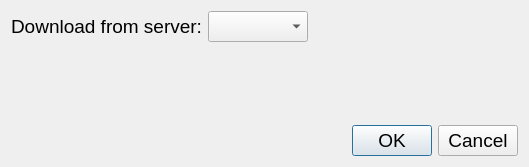
<?xml version="1.0" encoding="UTF-8"?>
<ui version="4.0">
 <class>PrvGuiDownloadDialog</class>
 <widget class="QDialog" name="PrvGuiDownloadDialog">
  <property name="geometry">
   <rect>
    <x>0</x>
    <y>0</y>
    <width>529</width>
    <height>167</height>
   </rect>
  </property>
  <property name="font">
   <font>
    <pointsize>14</pointsize>
   </font>
  </property>
  <property name="windowTitle">
   <string>Download</string>
  </property>
  <layout class="QVBoxLayout" name="verticalLayout">
   <item>
    <layout class="QHBoxLayout" name="horizontalLayout">
     <item>
      <widget class="QLabel" name="label">
       <property name="text">
        <string>Download from server:</string>
       </property>
      </widget>
     </item>
     <item>
      <widget class="QComboBox" name="servers"/>
     </item>
     <item>
      <spacer name="horizontalSpacer">
       <property name="orientation">
        <enum>Qt::Horizontal</enum>
       </property>
       <property name="sizeHint" stdset="0">
        <size>
         <width>40</width>
         <height>20</height>
        </size>
       </property>
      </spacer>
     </item>
    </layout>
   </item>
   <item>
    <spacer name="verticalSpacer">
     <property name="orientation">
      <enum>Qt::Vertical</enum>
     </property>
     <property name="sizeHint" stdset="0">
      <size>
       <width>20</width>
       <height>40</height>
      </size>
     </property>
    </spacer>
   </item>
   <item>
    <widget class="QDialogButtonBox" name="buttonBox">
     <property name="orientation">
      <enum>Qt::Horizontal</enum>
     </property>
     <property name="standardButtons">
      <set>QDialogButtonBox::Cancel|QDialogButtonBox::Ok</set>
     </property>
    </widget>
   </item>
  </layout>
 </widget>
 <resources/>
 <connections>
  <connection>
   <sender>buttonBox</sender>
   <signal>accepted()</signal>
   <receiver>PrvGuiDownloadDialog</receiver>
   <slot>accept()</slot>
   <hints>
    <hint type="sourcelabel">
     <x>248</x>
     <y>254</y>
    </hint>
    <hint type="destinationlabel">
     <x>157</x>
     <y>274</y>
    </hint>
   </hints>
  </connection>
  <connection>
   <sender>buttonBox</sender>
   <signal>rejected()</signal>
   <receiver>PrvGuiDownloadDialog</receiver>
   <slot>reject()</slot>
   <hints>
    <hint type="sourcelabel">
     <x>316</x>
     <y>260</y>
    </hint>
    <hint type="destinationlabel">
     <x>286</x>
     <y>274</y>
    </hint>
   </hints>
  </connection>
 </connections>
</ui>
